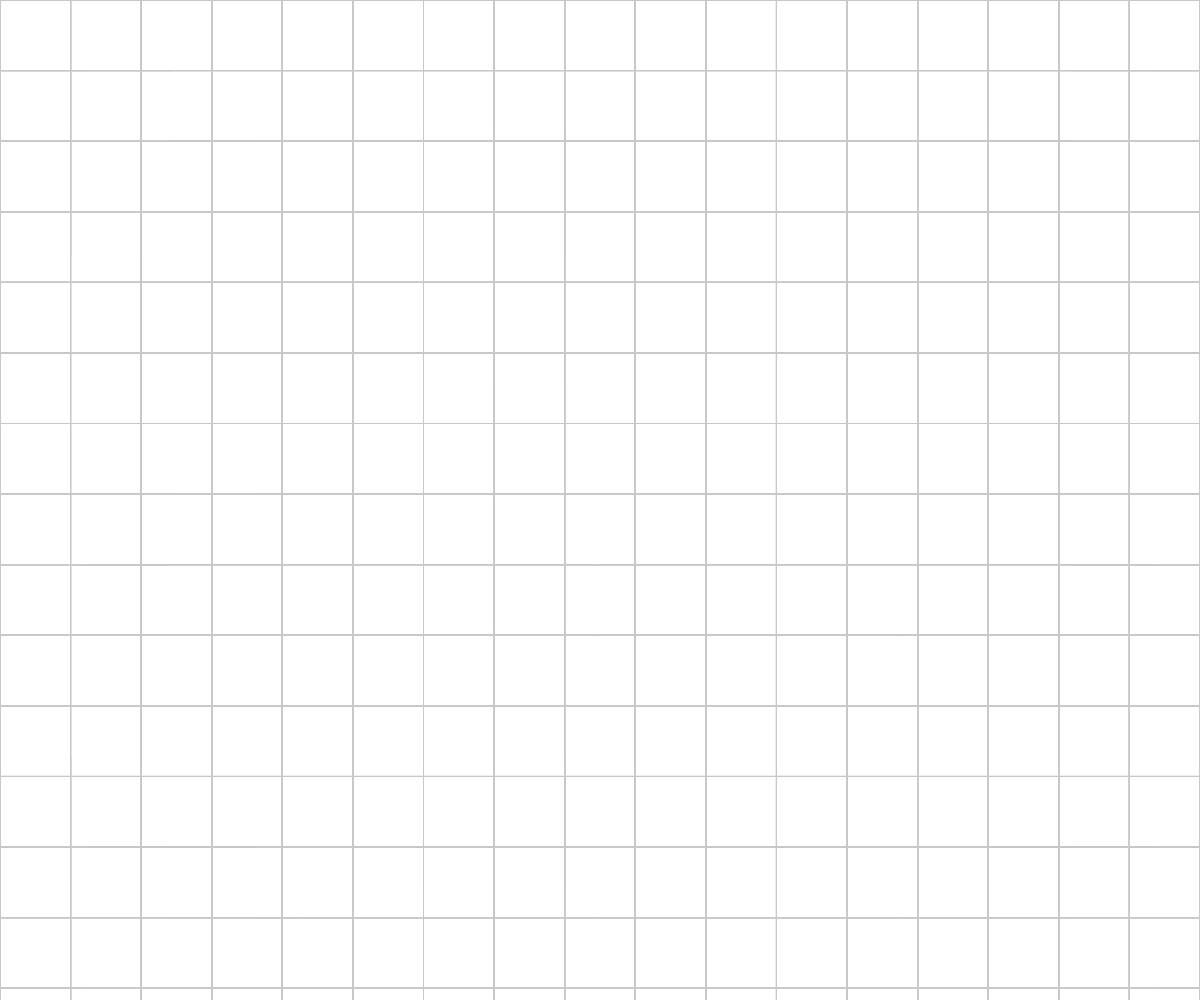
Frame 1 (no input)
Frame 60 (no input): identical to frame 1, image omitted
Frame 120 (the mouse pressed at the canvas centre since frame 60): identical to frame 1, image omitted

The p5.js sketch that drew this single still picture (run headless with seeded random() and noise() and a simulated clock; from frame 60 on, the mouse is pressed at the canvas centre):

// p5.js sketch
// ── sketch.js
//based on the original example on objects 
//https://p5js.org/examples/objects-objects.html


// responsive 


var w = window.innerWidth;
var h = window.innerHeight;  


var forms=[];
var x=0;
var y=0;
var tileNr=4;
var tileSz=0;
var counterFor=0;
var color_bgd = [10,35, 50, 75,100, 150, 190, 220,255];
var this_color=0;
var color_step=25;

function setup() {
  canvas=createCanvas(w, h);
  background(255);
  text("Click here",w/2-30,w/2);
  var ix=0;
  var iy=0;
 
  
    tileNr=int(w/70);

   tileSz=w/tileNr;
  for (var i=0;i<tileNr;i++){
      for (var j=0;j<tileNr;j++){
       x= tileSz*j;
       y= tileSz*i;
    forms[counterFor] = new Forms(x,y);
    counterFor=counterFor+1;     
    }
  }
    for(var i=0;i<forms.length;i++){
  //forms[i].display();
  }
  

}

window.onresize = function() {
  // assigns new values for width and height variables
  w = window.innerWidth;
  h = window.innerHeight;  
  canvas.size(w,h);
  tileNr=int(w/75);
  tileSz=w/tileNr;
  counterFor=0;  
   for (var i=0;i<tileNr;i++){
      for (var j=0;j<tileNr;j++){
       x= tileSz*j;
       y= tileSz*i;
    forms[counterFor].x = x;
    forms[counterFor].y = y;
    counterFor=counterFor+1;     
    }
  }
  

}


function draw() {
  background(250);
  for(var i=0;i<forms.length;i++){
  //forms[i].move();
  forms[i].display();
  }
  
  for(var j=0;j<tileSz*tileNr+tileSz;j=j+tileSz){
   for(var k=0;k<tileSz*tileNr+tileSz;k=k+tileSz){
    stroke(200);
    line(j,0,j,w);
    line(0,k,w,k);
  }
  }
        //Stempelkissen
  fill(0);
  noStroke();
  rect(w/4, tileSz*tileNr+60, w/2,50);
  text("Stempelkissen",w/4, tileSz*tileNr+50);
  
  if(this_color>225){
    text("Klicke auf das Stempelkissen, um Farbe aufzunehmen",w/4, tileSz*tileNr+60+70,160);
    
  }

}

function mouseClicked(){
  for (var i=0;i<forms.length;i++){ 
   var antwort= pointRect(mouseX,  mouseY, forms[i].x, forms[i].y, tileSz,  tileSz);
   if(antwort){
     if(forms[i].color>this_color){
     //Check color
     if(this_color+color_step<255){
       this_color=this_color+color_step;
     } else {
     this_color=255;
     }
     
     noStroke();
     
     forms[i].color=this_color;
    
     
    } 
   }
  }
  
  if(pointRect(mouseX,  mouseY, w/4, tileSz*tileNr+60, w/2,  50)){
     this_color=0;
     }
}

function pointRect(px,  py,  rx,  ry,  rw,  rh) {

  // is the point inside the rectangle's bounds?
  if (px >= rx &&        // right of the left edge AND
      px <= rx + rw &&   // left of the right edge AND
      py >= ry &&        // below the top AND
      py <= ry + rh) {   // above the bottom
        return true;
  }
  return false;
}




// Forms class
class Forms {
  constructor(tx,ty){
    this.x = tx;
    this.y = ty;
    this.color=255;
  }


  move() {

  }

 display() {
    noStroke();
    fill(this.color);
    rect(this.x, this.y, tileSz, tileSz);
    fill(255);
    ellipse(this.x+tileSz/2, this.y+tileSz/2, tileSz-10, tileSz-10);
  }
}
